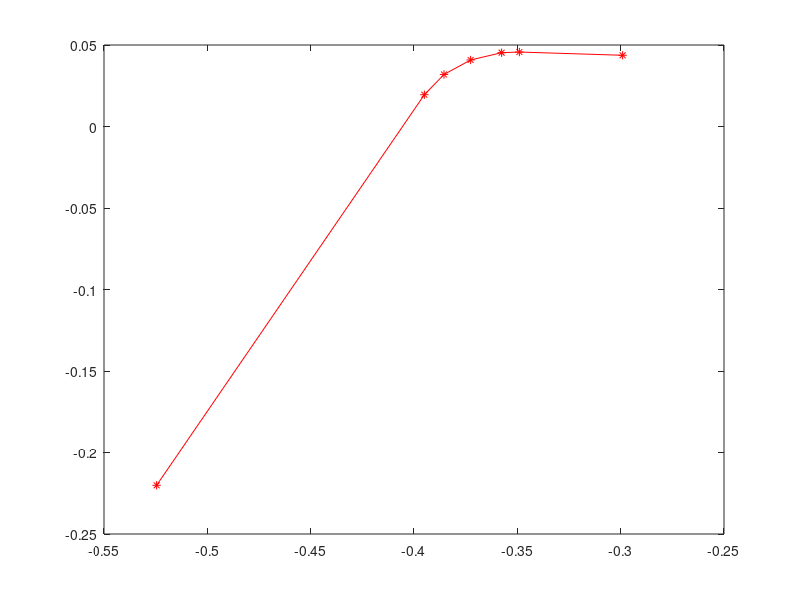

Recreate this plot in MATLAB.
clc; clear all; close all;

R = [0 -1;1 0]
path=R*[-0.22010767  0.01950359  0.03193094  0.04081394  0.04528304  0.04568277   0.04369643
0.52453792  0.39497965  0.38547816  0.37260145  0.35760997  0.34901095   0.29905042
]

plot(path(1, :), path(2, :), 'r-*')



